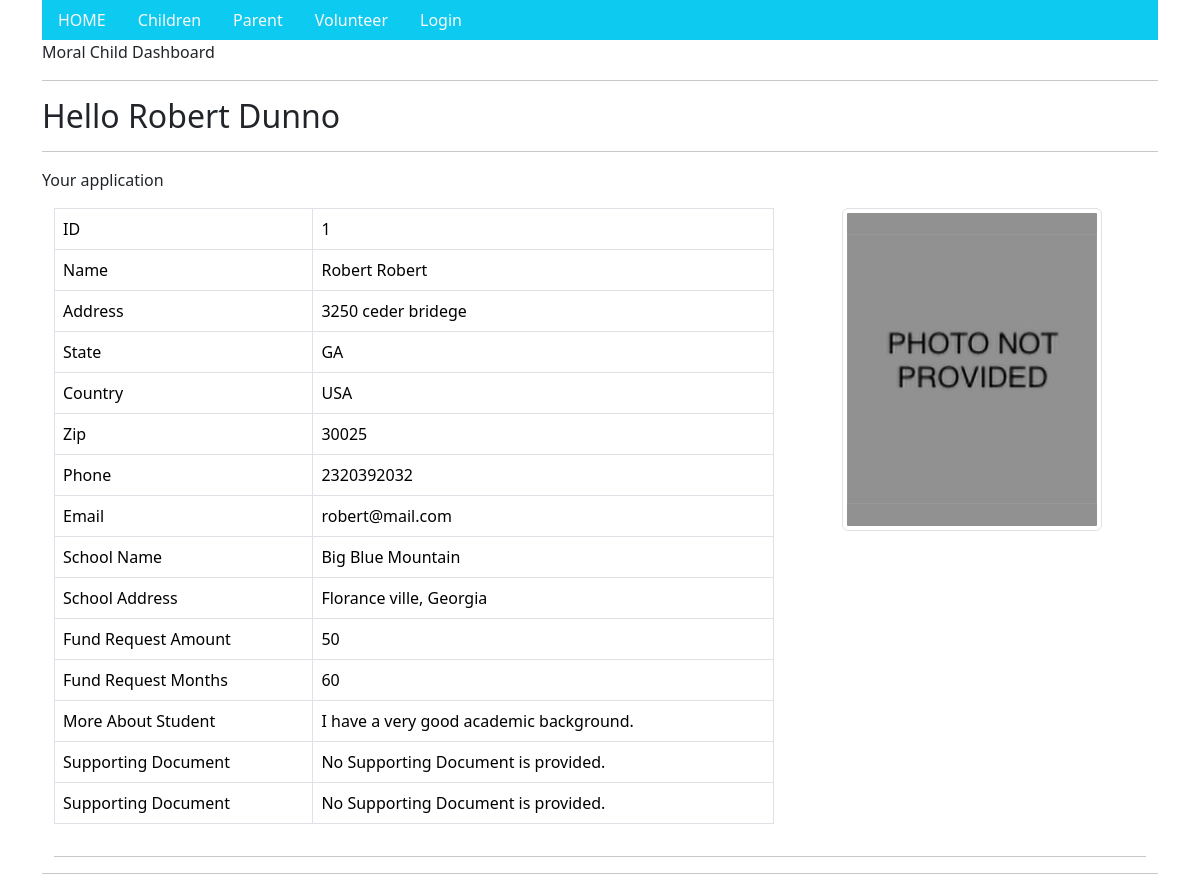
Before: /children/1 with the older database file.
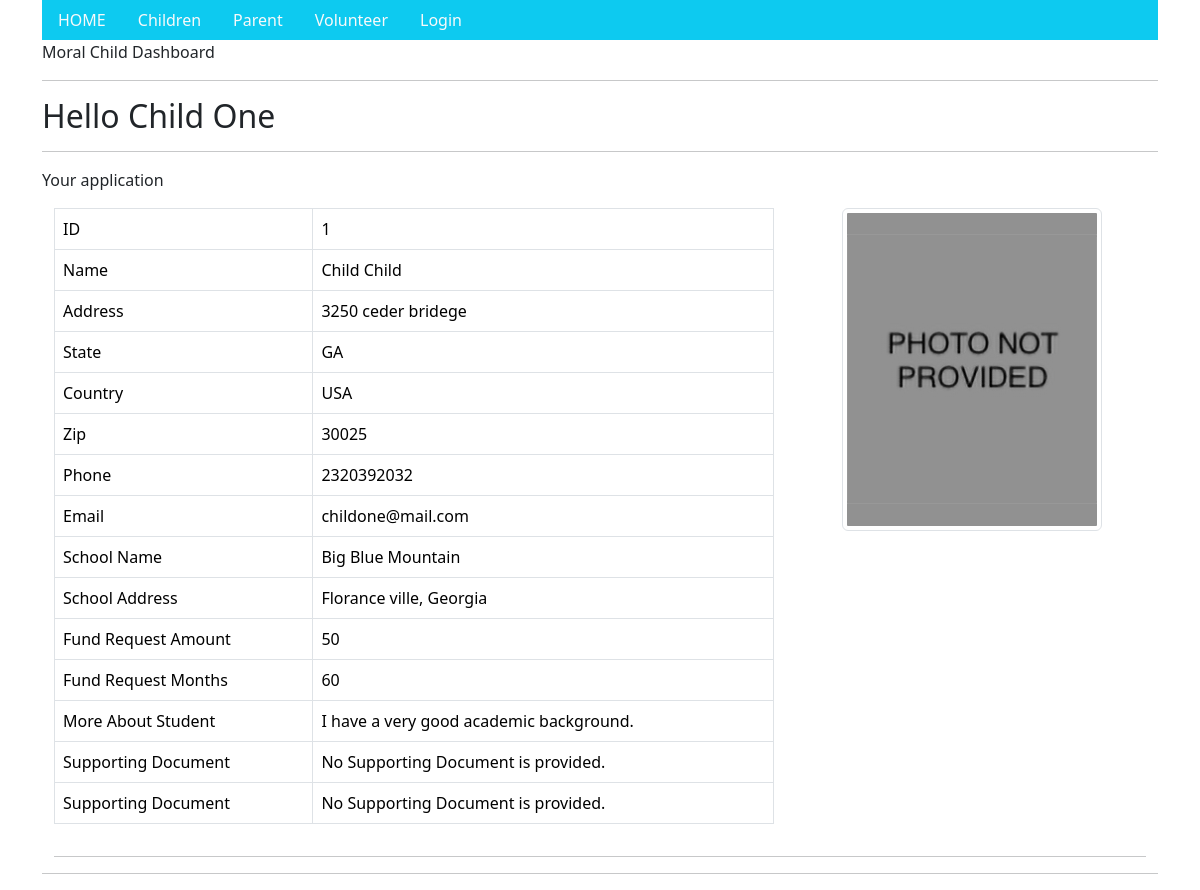
After: the same page with the newer database file.
### child/models.py (models this page shows, shortened)
class Child(models.Model):
    firstname = models.CharField(max_length=255)
    lastname = models.CharField(max_length=255)
    address = models.CharField(max_length=255, blank=True)
    zip_code = models.CharField(max_length=20, blank=True)
    state = models.CharField(max_length=100, blank=True)
    country = models.CharField(max_length=100, blank=True)
    phone = models.CharField(max_length=50)
    email = models.CharField(max_length=60)
    date_of_birth = models.DateField(null=True, blank=True)
    photo = models.ImageField(null=True, blank=True, upload_to="documents/")
    school_name = models.CharField(max_length=200, blank=True)
    school_address = models.CharField(max_length=200, blank=True)
    school_zip = models.CharField(max_length=20, blank=True)
    desription = models.TextField(max_length=800, blank=True)
    fund_request_amount = models.IntegerField(null=True, blank=True)
    fund_request_months = models.IntegerField(null=True, blank=True)
    fund_approved_amount = models.IntegerField(null=True, blank=True)
    fund_approved_months = models.IntegerField(null=True, blank=True)
    background_cheking = models.BooleanField(default=False)
    background_check_comment = models.CharField(max_length=400, null=True, blank=True)
    application_date = models.DateField(null=True, blank=True, default=datetime.date.today)
    application_approval_date = models.DateField(null=True, blank=True)
    isRemoved = models.BooleanField(default=False)
    login_id = models.CharField(max_length=100, null=True, blank=True)
    supporting_document1 = models.ImageField(null=True, blank=True, upload_to="documents/")
    supporting_document2 = models.ImageField(null=True, blank=True, upload_to="documents/")

### child/views.py (the view)
# urls.py: path('children/', include("django.contrib.auth.urls")),
def children(request, id):
    child = Child.objects.get(id=id)
    template = loader.get_template('dashboard.html')
    context = {
        'child' : child,
    }
    return HttpResponse(template.render(context,request))

### child/templates/dashboard.html (shortened to what this page needs)
{% extends "base.html" %}
{% load static %}
        {% block content %}
        <div class="container">
            <ul class="nav bg-info">
              <li class="nav-item">
                <a class="nav-link link-light" href="/">HOME</a>
              </li>
              <li class="nav-item">
                <a class="nav-link link-light" href="/children/1">Children</a>
              </li>
              <li class="nav-item">
                <a class="nav-link link-light" href="/parents/1">Parent</a>
              </li>
              <li class="nav-item">
                <a class="nav-link link-light" href="/volunteers/1">Volunteer</a>
              </li>
              <li class="nav-item">
                <a class="nav-link link-light" href="/children/login/">Login</a>
              </li>
            </ul>
        <p>Moral Child Dashboard</p>
        <hr>
        <h2>Hello {{child.firstname}} {{child.lastname}}</h2>
        <hr>
        <p> Your application </p>
        <div class="container">
          <div class="row">
            <div class="col-sm-8">
              <table class="table table-bordered">
                  <tbody>
                    <tr>
                      <td>ID</td>
                      <td>{{child.id}} </td>
                    </tr>
                      <tr>
                      <td>Name</td>
                      <td>{{child.firstname}} {{child.firstname}}</td>
                    </tr>
                    <tr>
                      <td>Address</td>
                      <td>{{child.address}}</td>
                    </tr>
                    <tr>
                      <td>State</td>
                      <td>{{child.state}}</td>
                    </tr>
                    <tr>
                      <td>Country</td>
                      <td>{{child.country}}</td>
                    </tr>
                    <tr>
                      <td>Zip</td>
                      <td>{{child.zip_code}}</td>
                    </tr>
                    <tr>
                      <td>Phone</td>
                      <td>{{child.phone}}</td>
                    </tr>
                    <tr>
                      <td>Email</td>
                      <td>{{child.email}}</td>
                    </tr>
                    <tr>
                      <td>School Name</td>
                      <td>{{child.school_name}}</td>
                    </tr>
                    <tr>
                      <td>School Address</td>
                      <td>{{child.school_address}}</td>
                    </tr>
                    <tr>
                      <td>Fund Request Amount</td>
                      <td>{{child.fund_request_amount}}</td>
                    </tr>
                    <tr>
                      <td>Fund Request Months</td>
                      <td>{{child.fund_request_months}}</td>
                    </tr>
                    <tr>
                      <td>More About Student</td>
                      <td>{{child.desription}}</td>
                    </tr>
                    <tr>
                      <td>Supporting Document</td>
                      <td> {% if child.supporting_document1 %} <a href="{{ child.supporting_document1.url }}"> Suporting Document </a>  {% else %} No Supporting Document is provided. {% endif %}</td>
                    </tr>
                    <tr>
                      <td>Supporting Document</td>
                      <td> {% if child.supporting_document2 %} <a href="{{ child.supporting_document2.url }}"> Suporting Document </a>  {% else %} No Supporting Document is provided. {% endif %}</td>
                    </tr>
                  </tbody>
                </table>
            </div>
            {% if child.photo %}
              <div class="col-sm-4"><img src="{{ child.photo.url }}" alt="child img" class="image-fluid img-thumbnail rounded mx-auto d-block"></div>
            {% else %}
              <div class="col-sm-4"><img src="{% static 'no-photo.png' %}" alt="No Photo is provided" class="image-fluid img-thumbnail rounded mx-auto d-block"></div>
            {% endif %}
          </div>
          <hr>
        </div>
        <hr>
        {% endblock %}

Changed rows visible on the page:
changed Child "3250 ceder bridege": firstname "Robert" → "Child"; lastname "Dunno" → "One"; email "robert@mail.com" → "childone@mail.com"
